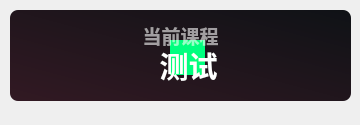
<?xml version="1.0" encoding="UTF-8"?>
<ui version="4.0">
 <class>Form</class>
 <widget class="QWidget" name="Form">
  <property name="geometry">
   <rect>
    <x>0</x>
    <y>0</y>
    <width>360</width>
    <height>125</height>
   </rect>
  </property>
  <property name="minimumSize">
   <size>
    <width>0</width>
    <height>100</height>
   </size>
  </property>
  <property name="maximumSize">
   <size>
    <width>16777215</width>
    <height>65536</height>
   </size>
  </property>
  <property name="windowTitle">
   <string>当前课程</string>
  </property>
  <widget class="QPushButton" name="subject">
   <property name="geometry">
    <rect>
     <x>10</x>
     <y>40</y>
     <width>341</width>
     <height>51</height>
    </rect>
   </property>
   <property name="font">
    <font>
     <family>Microsoft YaHei UI</family>
     <pointsize>22</pointsize>
     <weight>75</weight>
     <bold>true</bold>
    </font>
   </property>
   <property name="styleSheet">
    <string notr="true">QPushButton {
        qproperty-iconSize: 24px;
        color: white;
		border: none;
		color: rgba(255, 255, 255, 255);
		font-weight: bold
    }
</string>
   </property>
   <property name="text">
    <string>  测试</string>
   </property>
   <property name="icon">
    <iconset>
     <normaloff>../../../img/it.svg</normaloff>../../../img/it.svg</iconset>
   </property>
   <property name="iconSize">
    <size>
     <width>24</width>
     <height>24</height>
    </size>
   </property>
  </widget>
  <widget class="QLabel" name="blurEffect">
   <property name="geometry">
    <rect>
     <x>170</x>
     <y>40</y>
     <width>35</width>
     <height>35</height>
    </rect>
   </property>
   <property name="styleSheet">
    <string notr="true">background-color: rgb(0, 255, 127);
border-radius:20px</string>
   </property>
   <property name="text">
    <string/>
   </property>
  </widget>
  <widget class="QLabel" name="sub_title">
   <property name="geometry">
    <rect>
     <x>30</x>
     <y>0</y>
     <width>301</width>
     <height>71</height>
    </rect>
   </property>
   <property name="font">
    <font>
     <family>Microsoft YaHei UI</family>
     <pointsize>14</pointsize>
     <weight>75</weight>
     <bold>true</bold>
    </font>
   </property>
   <property name="styleSheet">
    <string notr="true">color: rgba(255, 255, 255, 150);
font-weight: bold;</string>
   </property>
   <property name="text">
    <string>当前课程</string>
   </property>
   <property name="textFormat">
    <enum>Qt::PlainText</enum>
   </property>
   <property name="alignment">
    <set>Qt::AlignCenter</set>
   </property>
  </widget>
  <widget class="QLabel" name="backgnd">
   <property name="geometry">
    <rect>
     <x>10</x>
     <y>10</y>
     <width>341</width>
     <height>91</height>
    </rect>
   </property>
   <property name="styleSheet">
    <string notr="true">background-color: qlineargradient(spread:pad, x1:0, y1:1, x2:1, y2:0, stop:0 rgba(50, 25, 35, 255), stop:1 rgba(15, 18, 22, 255));
border-radius: 8px</string>
   </property>
   <property name="text">
    <string/>
   </property>
  </widget>
  <widget class="QLabel" name="img">
   <property name="geometry">
    <rect>
     <x>30</x>
     <y>10</y>
     <width>91</width>
     <height>91</height>
    </rect>
   </property>
   <property name="styleSheet">
    <string notr="true"/>
   </property>
   <property name="pixmap">
    <pixmap>../img/1.png</pixmap>
   </property>
   <property name="scaledContents">
    <bool>true</bool>
   </property>
  </widget>
  <zorder>backgnd</zorder>
  <zorder>img</zorder>
  <zorder>blurEffect</zorder>
  <zorder>sub_title</zorder>
  <zorder>subject</zorder>
 </widget>
 <resources/>
 <connections/>
</ui>
